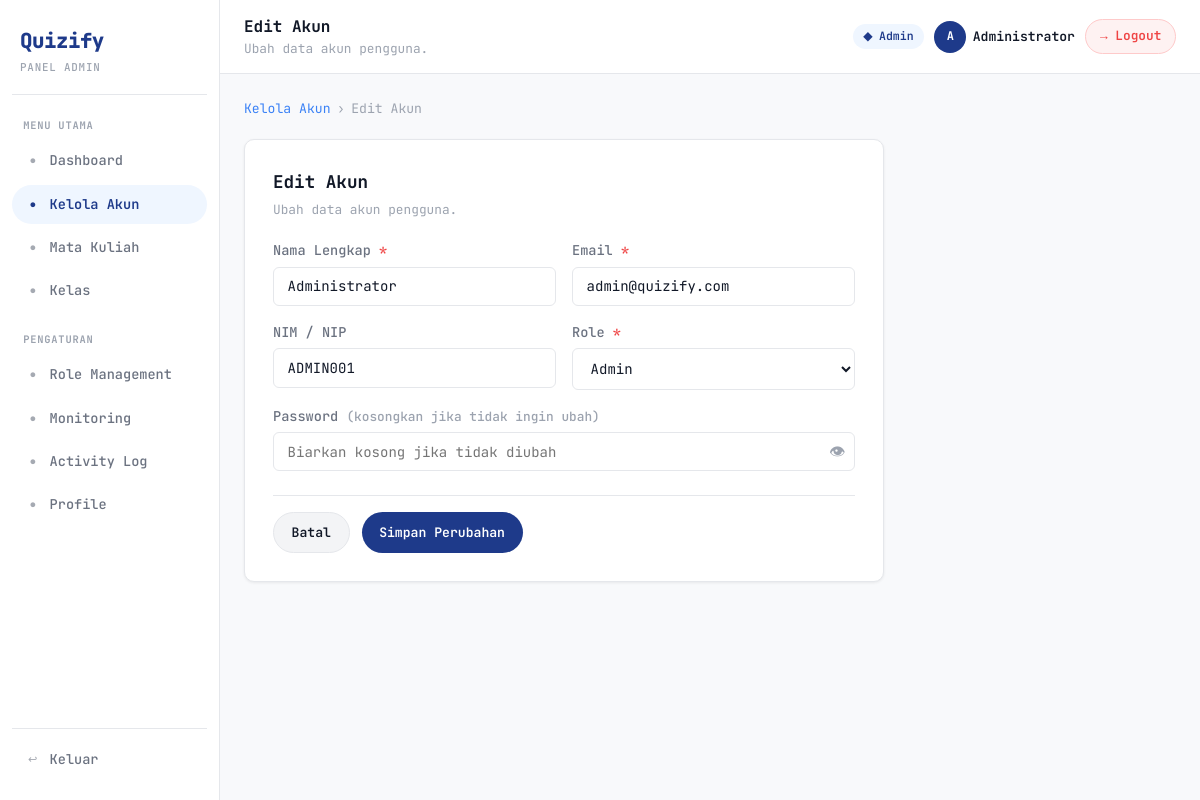
/index.php?page=akun&action=edit&id=1 (signed in), run on the app's committed database.
### tables this page shows
CREATE TABLE `users` (
  `id` int NOT NULL,
  `nama` varchar(100) NOT NULL,
  `email` varchar(100) NOT NULL,
  `password` varchar(255) NOT NULL,
  `role` enum('admin','dosen','mahasiswa') NOT NULL DEFAULT 'mahasiswa',
  `nim_nip` varchar(20) DEFAULT NULL,
  `created_at` timestamp NULL DEFAULT CURRENT_TIMESTAMP,
  `updated_at` timestamp NULL DEFAULT CURRENT_TIMESTAMP ON UPDATE CURRENT_TIMESTAMP
);

### app/controllers/admin/AkunController.php (called while the page is built, shortened)
<?php
require_once 'app/models/AkunModel.php';
class AkunController
{
    private $model;
    public function __construct()
    {
        $this->model = new AkunModel();
    }
    public function edit()
    {
        $id = (int) ($_GET['id'] ?? 0);
        $akun = $this->model->getById($id);
        require 'app/views/admin/akun/form.php';
    }
}

### app/core/Router.php (called while the page is built, shortened)
<?php
class Router
{
    public function dispatch($page, $action)
    {
        [$file, $class, $defaultMethod, $role] = $this->routes[$page];
        $controller = new $class();
        $method = $defaultMethod ?: $this->sanitizeAction($action);
        $controller->$method();
    }
    private function sanitizeAction($action)
    {
        return $action;
    }
}

### index.php (called while the page is built, shortened)
<?php
require_once APP_ROOT . '/app/core/Router.php';
$page = $_GET['page'] ?? null;
$action = $_GET['action'] ?? 'index';
(new Router())->dispatch($page, $action);

### config/database.php (called while the page is built, shortened)
<?php
function getDB()
{
    static $pdo = null;
    if ($pdo === null) {
        try {
            $dsn = "mysql:host=" . DB_HOST . ";port=" . DB_PORT . ";dbname=" . DB_NAME . ";charset=" . DB_CHARSET;
            $pdo = new PDO($dsn, DB_USER, DB_PASS);
            $pdo->setAttribute(PDO::ATTR_ERRMODE, PDO::ERRMODE_EXCEPTION);
            $pdo->setAttribute(PDO::ATTR_DEFAULT_FETCH_MODE, PDO::FETCH_ASSOC);
        } catch (PDOException $e) {
            die('<div style="font-family:sans-serif;padding:2rem;color:#dc2626;">
                <strong>Koneksi Database Gagal</strong><br>
                Pastikan MySQL berjalan dan konfigurasi di config/database.php sudah benar.<br>
                Error: ' . $e->getMessage() . '
            </div>');
        }
    }
    return $pdo;
}

### app/models/AkunModel.php (called while the page is built, shortened)
<?php
require_once __DIR__ . '/../../config/database.php';
class AkunModel
{
    private $db;
    public function __construct()
    {
        $this->db = getDB();
    }
    public function getById($id)
    {
        $stmt = $this->db->prepare(
            'SELECT id, nama, email, role, nim_nip, created_at FROM users WHERE id = :id LIMIT 1'
        );
        $stmt->execute(['id' => $id]);
        return $stmt->fetch() ?: null;
    }
}

### app/views/admin/akun/form.php (the view, shortened to what this page needs)
<?php
$isEdit = isset($akun) && $akun;
$action = $isEdit ? 'edit&id=' . $akun['id'] : 'tambah';
require 'app/views/layouts/header.php';
require 'app/views/layouts/sidebar.php';
?>
<main class="main">
    <?php require 'app/views/layouts/topbar.php'; ?>
    <section class="page-content">
        <div class="breadcrumb">
            <a href="index.php?page=akun">Kelola Akun</a>
            <span>&rsaquo;</span>
            <span><?= $isEdit ? 'Edit Akun' : 'Tambah Akun' ?></span>
        </div>
        <div class="form-card">
            <h2><?= $isEdit ? 'Edit Akun' : 'Tambah Akun Baru' ?></h2>
            <p class="text-muted" style="margin-bottom: 1.25rem;">
                <?= $isEdit ? 'Ubah data akun pengguna.' : 'Isi data berikut untuk membuat akun baru.' ?>
            </p>
            <form method="POST" action="index.php?page=akun&action=<?= $action ?>">
                <div class="form-row">
                    <div class="form-group">
                        <label for="nama">Nama Lengkap <span class="req">*</span></label>
                        <input type="text" id="nama" name="nama" class="form-control"
                            placeholder="Masukkan nama lengkap" value="<?= htmlspecialchars($akun['nama'] ?? '') ?>"
                            required />
                    </div>
                    <div class="form-group">
                        <label for="email">Email <span class="req">*</span></label>
                        <input type="email" id="email" name="email" class="form-control" placeholder="contoh@email.com"
                            value="<?= htmlspecialchars($akun['email'] ?? '') ?>" required />
                    </div>
                </div>
                <div class="form-row">
                    <div class="form-group">
                        <label for="nim_nip">NIM / NIP</label>
                        <input type="text" id="nim_nip" name="nim_nip" class="form-control"
                            placeholder="Nomor Induk Mahasiswa/Pegawai"
                            value="<?= htmlspecialchars($akun['nim_nip'] ?? '') ?>" />
                    </div>
                    <div class="form-group">
                        <label for="role">Role <span class="req">*</span></label>
                        <select id="role" name="role" class="form-control" required>
                            <option value="admin" <?= ($akun['role'] ?? '') === 'admin' ? 'selected' : '' ?>>Admin</option>
                        </select>
                    </div>
                </div>
                <div class="form-group">
                    <label for="password">
                        Password
                        <?= $isEdit ? '<span class="text-muted">(kosongkan jika tidak ingin ubah)</span>' : '<span class="req">*</span>' ?>
                    </label>
                    <div class="input-password">
                        <input type="password" id="password" name="password" class="form-control"
                            placeholder="<?= $isEdit ? 'Biarkan kosong jika tidak diubah' : 'Minimal 6 karakter' ?>"
                            <?= $isEdit ? '' : 'required' ?> />
                        <button type="button" class="btn-toggle-pass" onclick="togglePassword()">
                            &#128065;
                        </button>
                    </div>
                </div>
                <div class="form-actions">
                    <a href="index.php?page=akun" class="btn btn-secondary">Batal</a>
                    <button type="submit" class="btn btn-primary">
                        <?= $isEdit ? 'Simpan Perubahan' : 'Tambah Akun' ?>
                    </button>
                </div>
            </form>
        </div>
    </section>
    <?php require 'app/views/layouts/footer.php'; ?>

### public/css/style.css (style rules this page uses)
*, *::before, *::after { margin: 0; padding: 0; box-sizing: border-box; }
:root { --primary: #1E3A8A; --primary-light: #EFF6FF; --accent: #3B82F6; --accent-light: #DBEAFE; --orange: #F97316; --orange-light: #FFF7ED; --green: #22C55E; --green-light: #F0FDF4; --red: #EF4444; --red-light: #FEF2F2; --yellow: #F59E0B; --yellow-light: #FFFBEB; --purple: #8B5CF6; --purple-light: #F5F3FF; --white: #FFFFFF; --bg: #F8F9FB; --black: #111827; --gray-100: #F3F4F6; --gray-200: #E5E7EB; --gray-400: #9CA3AF; --gray-600: #6B7280; --radius: 10px; --radius-sm: 6px; --shadow: 0 1px 3px rgba(0, 0, 0, 0.07); --shadow-md: 0 4px 16px rgba(0, 0, 0, 0.08); --font: 'JetBrains Mono', monospace; }
html { scroll-behavior: smooth; }
body { font-family: var(--font); background: var(--bg); color: var(--black); line-height: 1.6; min-height: 100vh; -webkit-font-smoothing: antialiased; }
a { text-decoration: none; color: inherit; }
button { border-radius: 999px; }
h2 { font-size: 1.05rem; font-weight: 700; }
p { font-size: 0.875rem; }
.text-muted { color: var(--gray-400); font-size: 0.8rem; }
.btn { display: inline-flex; align-items: center; justify-content: center; gap: 0.35rem; padding: 0.55rem 1.1rem; border: none; border-radius: 999px; font-family: var(--font); font-size: 0.82rem; font-weight: 600; cursor: pointer; transition: opacity 0.15s; text-decoration: none; }
.btn-primary { background: var(--primary); color: white; }
.btn-secondary { background: var(--gray-100); color: var(--black); border: 1px solid var(--gray-200); }
.form-group { display: flex; flex-direction: column; gap: 0.3rem; margin-bottom: 1rem; }
.form-group label { font-weight: 500; font-size: 0.85rem; color: var(--gray-600); }
.form-control { padding: 0.6rem 0.85rem; border: 1.5px solid var(--gray-200); border-radius: var(--radius-sm); font-family: var(--font); font-size: 0.875rem; background: var(--white); color: var(--black); outline: none; transition: border-color 0.15s, box-shadow 0.15s; width: 100%; }
.req { color: var(--red); }

### public/css/admin.css (style rules this page uses)
.main { display: flex; flex-direction: column; min-height: 100vh; overflow: hidden; }
.page-content { padding: 1.5rem; flex: 1; }
.breadcrumb { display: flex; align-items: center; gap: 0.4rem; font-size: 0.82rem; color: var(--gray-400); margin-bottom: 1.25rem; }
.breadcrumb a { color: var(--accent); }
.breadcrumb span { color: var(--gray-400); }
.form-card { background: var(--white); border: 1px solid var(--gray-200); border-radius: var(--radius); padding: 1.75rem; max-width: 640px; box-shadow: var(--shadow); }
.form-card h2 { font-size: 1.1rem; margin-bottom: 0.2rem; }
.form-row { display: grid; grid-template-columns: 1fr 1fr; gap: 0 1rem; }
.input-password { position: relative; display: flex; align-items: center; }
.input-password .form-control { padding-right: 2.5rem; }
.btn-toggle-pass { position: absolute; right: 0.6rem; background: none; border: none; cursor: pointer; font-size: 1rem; color: var(--gray-400); padding: 0; line-height: 1; }
.form-actions { display: flex; gap: 0.75rem; margin-top: 1.5rem; padding-top: 1rem; border-top: 1px solid var(--gray-200); }

### data on the page
users: nama "Administrator", email "admin@quizify.com", nim_nip "ADMIN001", role "Admin"

### other printed values
$pageTitle "Edit Akun"
$pageSubtitle "Ubah data akun pengguna."
$initials "A"
$adminNama "Administrator"
